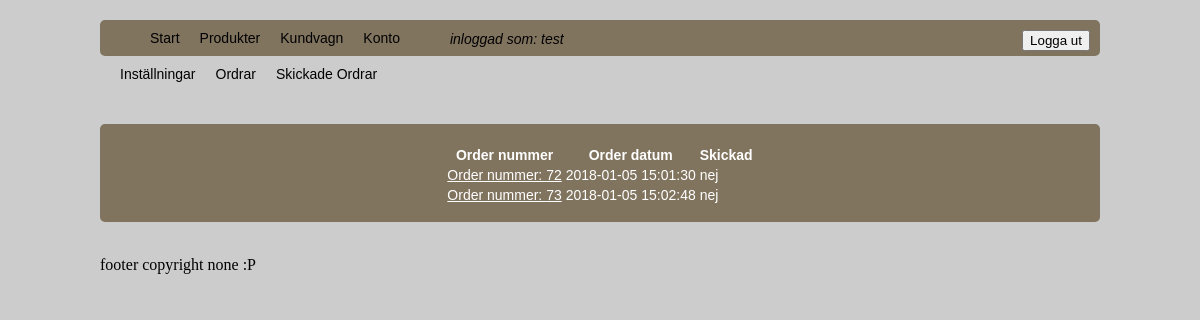
The page /account.php?userOrders (signed in) on the database its author committed.
### tables this page shows
CREATE TABLE `orders` (
  `order_id` int(10) UNSIGNED NOT NULL,
  `user_id` int(10) UNSIGNED NOT NULL,
  `order_date` datetime NOT NULL,
  `order_sent` varchar(45) NOT NULL DEFAULT 'nej',
  `order_date_sent` datetime DEFAULT NULL
);

### includes/user.php (the view, shortened to what this page needs)
<?php
function userMenu(){
  echo '<div class="user"><ul><li><a href="?userSettings">Inställningar</a></li>
  <li><a href="?userOrders">Ordrar</a></li>
  <li><a href="?userOrdersShipped">Skickade Ordrar</a></li></ul></div>';
}
function userOrders($id){
  include 'db.php';
  $sql = "SELECT * FROM orders WHERE user_id = '$_SESSION[user_id]'";
  $result = mysqli_query($db_conn, $sql);
  if (mysqli_num_rows($result) > 0) {
    echo'<table>
    <tr>
      <th>Order nummer</th>
      <th>Order datum</th>
      <th>Skickad</th>
    </tr>';
    while($row = mysqli_fetch_assoc($result)){
      if($row['order_sent'] == 'nej'){
        echo'
        <tr><td>
        <a href="?viewOder&id=' . $row['order_id'] . '">Order nummer: '.$row['order_id'].'</a>
        </td><td>'
        . $row['order_date'] . '</td><td>'
        . $row['order_sent'] .'</td></tr>';
      }
    }
    echo '</table>';
  } else {
    echo 'Det finns inga ej hanterade ordrar';
  }
}
?>

### includes/style2.css (style rules this page uses)
body { background-color: #ccc; }
.main-textarea a { color: white; }
.user ul { list-style-type: line; margin: 0; padding: 0; overflow: hidden; }
.user ul li { float: left; display: inline; }
.user li a { display: block; font-family: arial; font-size: 14px; color: black; text-align: center; padding: 10px 10px; text-decoration: none; }
.user a { text-decoration: none; }

### rows shown on the page
orders: order_id "72", order_date "2018-01-05 15:01:30", order_sent "nej"
orders: order_id "73", order_date "2018-01-05 15:02:48", order_sent "nej"

### other values the page prints
$_SESSION['user_name'] "test"
